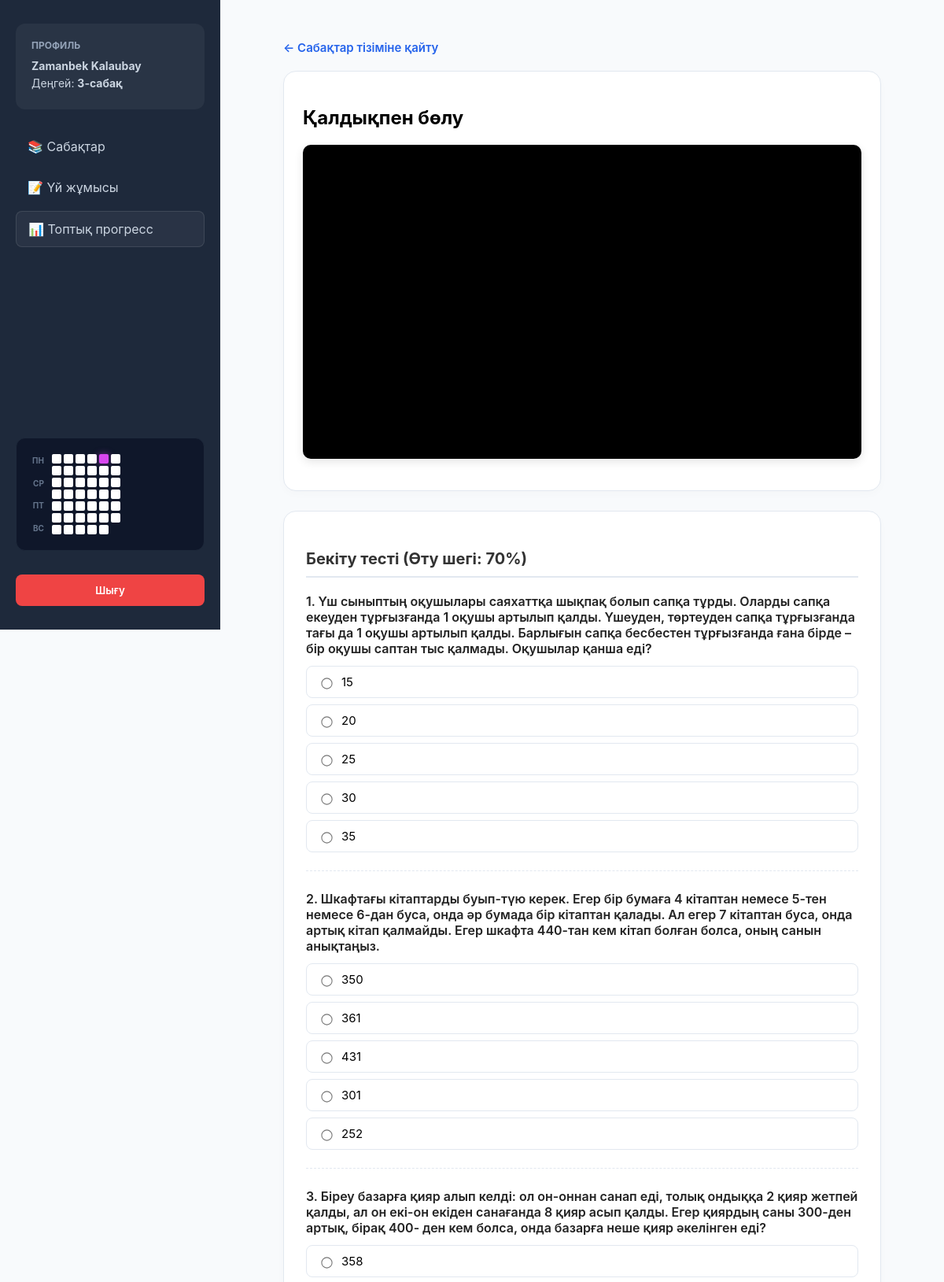
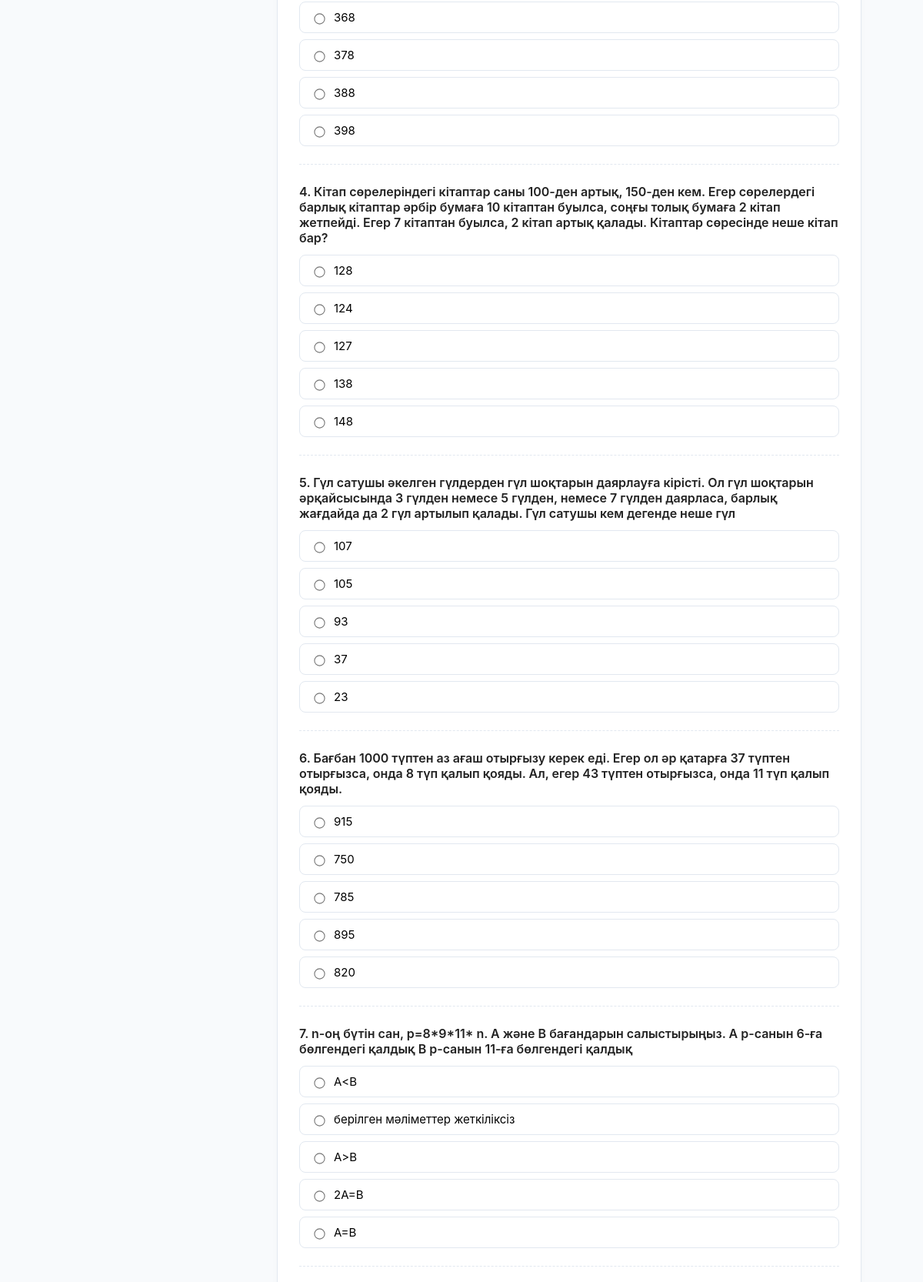
The page /lesson/3/ (signed in, upper part) on the database its author committed (2 pictures, top to bottom).
### courses/models.py (models this page shows, shortened)
class User(AbstractUser):
    phone_number = models.CharField(max_length=15, verbose_name="Телефон нөмірі")
    is_verified = models.BooleanField(default=False, verbose_name="Расталған ба?")
    otp_code = models.CharField(max_length=6, blank=True, null=True)
    current_lesson_order = models.PositiveIntegerField(default=1, verbose_name="Ашық сабақ реті")

class Lesson(models.Model):
    title = models.CharField(max_length=255, verbose_name="Сабақ тақырыбы")
    video_iframe = models.TextField(
        verbose_name="YouTube IFrame коды",
        help_text=(
            "МАҢЫЗДЫ НҰСҚАУЛЫҚ:"
            "1. <b>id='player'</b>"
            "2. ?enablejsapi=1"
        )
    )
    order = models.PositiveIntegerField(unique=True, verbose_name="Сабақ реті")
    class Meta:
        ordering = ['order']
    class Meta:
        ordering = ['order']

class Question(models.Model):
    lesson = models.ForeignKey(Lesson, on_delete=models.CASCADE, related_name='questions')
    text = models.TextField("Сұрақ мәтіні")

class Choice(models.Model):
    question = models.ForeignKey(Question, on_delete=models.CASCADE, related_name='choices')
    text = models.CharField("Жауап нұсқасы", max_length=255)
    is_correct = models.BooleanField("Дұрыс нұсқа", default=False)

### courses/views.py (the view)
# urls.py: path('lesson/<int:lesson_id>/', lesson_detail, name='lesson_detail'),
@login_required
def lesson_detail(request, lesson_id):
    lesson = get_object_or_404(Lesson, id=lesson_id)
    if lesson.order > request.user.current_lesson_order:
        return redirect('lesson_list')
    progress = LessonProgress.objects.filter(user=request.user, lesson_order=lesson.order).first()
    best_score = progress.best_score if progress else 0
    activity_data = get_user_activity_data(request.user)
    return render(request, 'lesson_detail.html', {
        'lesson': lesson,
        'best_score': best_score,
        'activity_data': activity_data,  # Sidebar үшін
    })

### courses/context_processors.py (called while the page is built)
def activity_context(request):
    if request.user.is_authenticated:
        activities = UserActivity.objects.filter(user=request.user).values_list('date', flat=True)
        today = timezone.now().date()
        start_date = today - timedelta(days=34)
        start_date -= timedelta(days=start_date.weekday())
        activity_data = []
        current_day = start_date
        while current_day <= today:
            activity_data.append({
                'date': current_day,
                'is_active': current_day in activities
            })
            current_day += timedelta(days=1)
        return {'activity_data': activity_data}
    return {'activity_data': []}

### courses/views.py (called while the page is built)
def get_user_activity_data(user):
    user_activities = UserActivity.objects.filter(user=user).values_list('date', flat=True)
    activities = {act_date for act_date in user_activities if act_date is not None}
    today = timezone.now().date()
    start_date = today - timedelta(days=34 + today.weekday())
    end_date = today + timedelta(days=(6 - today.weekday()))
    activity_data = []
    curr = start_date
    while curr <= end_date:
        activity_data.append({
            'date': curr,
            'is_active': curr in activities
        })
        curr += timedelta(days=1)
    return activity_data

### courses/templates/lesson_detail.html (shortened to what this page needs)
{% extends 'base.html' %}
{% block content %}
<div class="lesson-wrapper">
    <a href="{% url 'lesson_list' %}" class="back-btn">← Сабақтар тізіміне қайту</a>
    <div class="video-card">
        <h2>{{ lesson.title }}</h2>
        <div class="video-container">
            {{ lesson.video_iframe|safe }}
        </div>
    </div>
    <div class="quiz-card">
        <h3>Бекіту тесті (Өту шегі: 70%)</h3>
        {% if lesson.questions.all %}
            <form id="quiz-form" style="{% if best_score >= 70 %}display: none;{% else %}display: block;{% endif %}">
                {% for question in lesson.questions.all %}
                    <div class="question-block">
                        <p class="question-text">{{ forloop.counter }}. {{ question.text }}</p>
                        {% for choice in question.choices.all %}
                            <label class="choice-label">
                                <input type="radio" name="question_{{ question.id }}" value="{{ choice.id }}" required>
                                {{ choice.text }}
                            </label>
                        {% endfor %}
                    </div>
                {% endfor %}
            </form>
        {% else %}
            <p style="color: #666; font-style: italic;">Бұл сабаққа әлі тест сұрақтары қосылмаған.</p>
        {% endif %}
    </div>
</div>
{% endblock %}

### courses/templates/base.html (shortened to what this page needs)
<!DOCTYPE html>
<html lang="kk">
<head>
</head>
<body>
    <div class="sidebar">
        <div class="profile-info">
            <h3>Профиль</h3>
            <p><strong>{{ user.first_name }} {{ user.last_name }}</strong></p>
            <p>Деңгей: <strong>{{ user.current_lesson_order }}-сабақ</strong></p>
        </div>
        <div class="menu-links">
            <a href="{% url 'lesson_list' %}">📚 Сабақтар</a>
            <a href="{% url 'homework' %}">📝 Үй жұмысы</a>
            <a href="{% url 'group_progress' %}" style="background: rgba(255,255,255,0.05); border: 1px solid rgba(255,255,255,0.1);">
                📊 Топтық прогресс
            </a>
        </div>
        {% if user.is_authenticated and activity_data %}
        <div class="activity-wrapper">
            <div class="heatmap-container">
                <div class="days-labels"><span>ПН</span><span>СР</span><span>ПТ</span><span>ВС</span></div>
                <div class="heatmap">
                    {% for day in activity_data %}
                        <div class="day-square {% if day.is_active %}active{% endif %}" title="{{ day.date|date:'d.m.Y' }}"></div>
                    {% endfor %}
                </div>
            </div>
        </div>
        {% endif %}
        <form action="{% url 'logout' %}" method="post" style="margin-top: auto;">
            {% csrf_token %}<button type="submit" class="logout-btn">Шығу</button>
        </form>
    </div>
    <div class="content">
        {% block content %}{% endblock %}
    </div>
</body>
</html>

### rows shown on the page
User: first_name "Zamanbek", last_name "Kalaubay", current_lesson_order "3"
Lesson: title "Қалдықпен бөлу"
Question: text "Үш сыныптың оқушылары саяхаттқа шықпақ болып сапқа тұрды. Оларды сапқа екеуден тұрғызғанда 1 оқушы артылып қалды. Үшеуден, төртеуден сапқа тұрғызғанда тағы да 1 оқушы артылып қалды. Барлығын сапқа бесбестен тұрғызғанда ғана бірде – бір оқушы саптан тыс қалмады. Оқушылар қанша еді?"
Choice: text "15"
Choice: text "20"
Choice: text "25"
Choice: text "30"
Choice: text "35"
Question: text "Шкафтағы кітаптарды буып-түю керек. Егер бір бумаға 4 кітаптан немесе 5-тен немесе 6-дан буса, онда әр бумада бір кітаптан қалады. Ал егер 7 кітаптан буса, онда артық кітап қалмайды. Егер шкафта 440-тан кем кітап болған болса, оның санын анықтаңыз."
Choice: text "350"
Choice: text "361"
Choice: text "431"
Choice: text "301"
Choice: text "252"
Question: text "Біреу базарға қияр алып келді: ол он-оннан санап еді, толық ондыққа 2 қияр жетпей қалды, ал он екі-он екіден санағанда 8 қияр асып қалды. Егер қиярдың саны 300-ден артық, бірақ 400- ден кем болса, онда базарға неше қияр әкелінген еді?"
Choice: text "358"
Choice: text "368"
Choice: text "378"
Choice: text "388"
Choice: text "398"
Question: text "Кітап сөрелеріндегі кітаптар саны 100-ден артық, 150-ден кем. Егер сөрелердегі барлық кітаптар әрбір бумаға 10 кітаптан буылса, соңғы толық бумаға 2 кітап жетпейді. Егер 7 кітаптан буылса, 2 кітап артық қалады. Кітаптар сөресінде неше кітап бар?"
Choice: text "128"
Choice: text "124"
Choice: text "127"
Choice: text "138"
Choice: text "148"
Question: text "Гүл сатушы әкелген гүлдерден гүл шоқтарын даярлауға кірісті. Ол гүл шоқтарын әрқайсысында 3 гүлден немесе 5 гүлден, немесе 7 гүлден даярласа, барлық жағдайда да 2 гүл артылып қалады. Гүл сатушы кем дегенде неше гүл"
Choice: text "107"
Choice: text "105"
Choice: text "93"
Choice: text "37"
Choice: text "23"
Question: text "Бағбан 1000 түптен аз ағаш отырғызу керек еді. Егер ол әр қатарға 37 түптен отырғызса, онда 8 түп қалып қояды. Ал, егер 43 түптен отырғызса, онда 11 түп қалып қояды."
Choice: text "915"
Choice: text "750"
Choice: text "785"
Choice: text "895"
Choice: text "820"
Question: text "n-оң бүтін сан, р=8*9*11* n. А және В бағандарын салыстырыңыз. А р-санын 6-ға бөлгендегі қалдық B р-санын 11-ға бөлгендегі қалдық"
Choice: text "A<B"
Choice: text "берілген мәліметтер жеткіліксіз"
Choice: text "A>B"
Choice: text "2A=B"
Choice: text "A=B"
